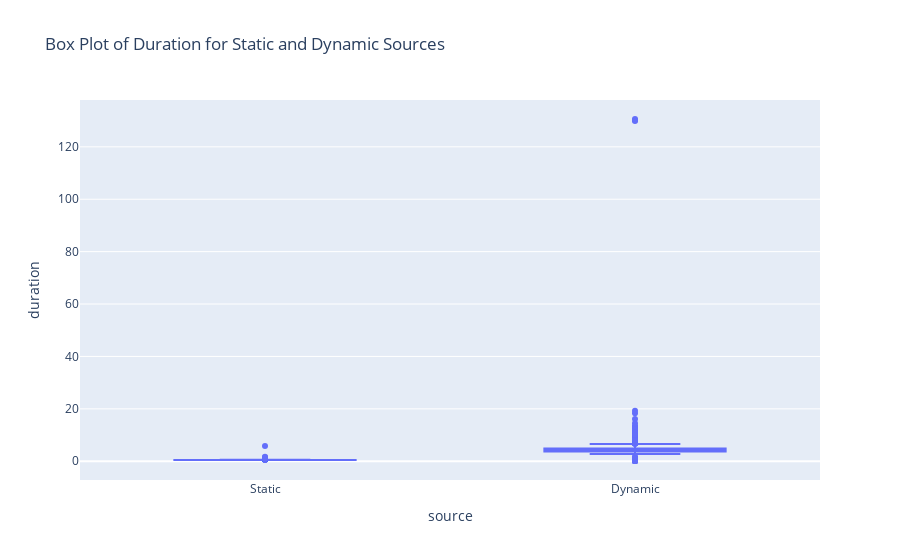

The notebook cell saved with this chart:
### Code cell
df = pd.read_csv('sudan-war.scraping-time.csv')

# Create a box plot
fig = px.box(
    df,
    y='duration',        # Y-axis is the 'duration'
    x='source',          # X-axis is 'source' (Static and Dynamic)
    title="Box Plot of Duration for Static and Dynamic Sources"
)

# Show the plot
fig.show()

### Figure 1 — Plotly figure (JSON) as saved in the notebook; plotly's stock layout.template omitted (floating-point values rounded to 4 significant figures; data arrays with more than 128 entries replaced by an {"elided": "..."} marker saying what was removed)
{"data": [{"alignmentgroup": "True", "hovertemplate": "source=%{x}<br>duration=%{y}<extra></extra>", "legendgroup": "", "marker": {"color": "#636efa"}, "name": "", "notched": false, "offsetgroup": "", "orientation": "v", "showlegend": false, "type": "box", "x": {"elided": "9990 str values"}, "x0": " ", "xaxis": "x", "y": {"elided": "9990 float values"}, "y0": " ", "yaxis": "y"}], "layout": {"boxmode": "group", "legend": {"tracegroupgap": 0}, "title": {"text": "Box Plot of Duration for Static and Dynamic Sources"}, "xaxis": {"anchor": "y", "domain": [0, 1], "title": {"text": "source"}}, "yaxis": {"anchor": "x", "domain": [0, 1], "title": {"text": "duration"}}}}
